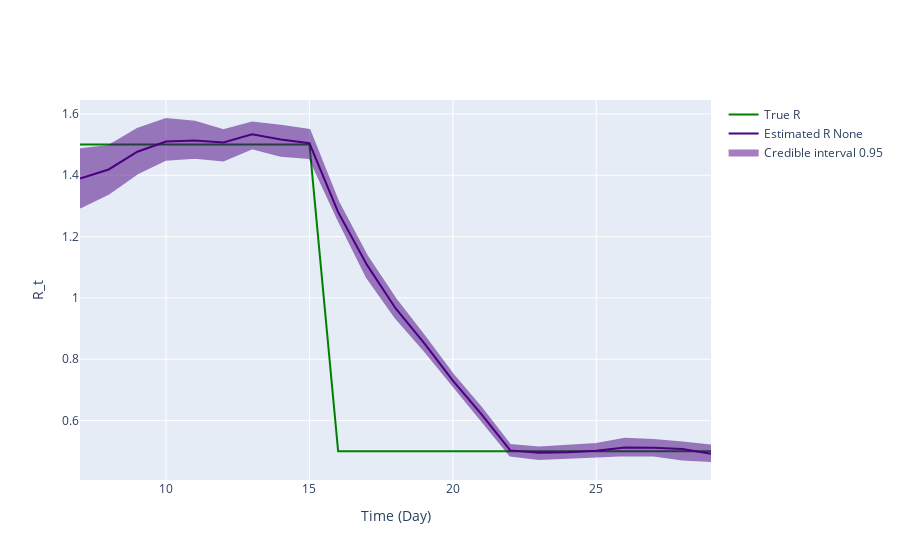

Notebook cell for this chart:
### Markdown cell above
## Inference plot using class method results

### Code cell
fig = ReproductionNumberPlot()

fig.add_ground_truth_rt(ground_truth)
fig.add_interval_rt(new_intervals)

fig.update_labels(time_label='Time (Day)', r_label='R_t')

fig.show_figure()

### Figure 1 — Plotly figure (JSON) as saved in the notebook; plotly's stock layout.template omitted (floating-point values rounded to 4 significant figures)
{"data": [{"line": {"color": "green"}, "mode": "lines", "name": "True R", "type": "scatter", "x": [7, 8, 9, 10, 11, 12, 13, 14, 15, 16, 17, 18, 19, 20, 21, 22, 23, 24, 25, 26, 27, 28, 29], "y": [1.5, 1.5, 1.5, 1.5, 1.5, 1.5, 1.5, 1.5, 1.5, 0.5, 0.5, 0.5, 0.5, 0.5, 0.5, 0.5, 0.5, 0.5, 0.5, 0.5, 0.5, 0.5, 0.5]}, {"line": {"color": "indigo"}, "mode": "lines", "name": "Estimated R None", "type": "scatter", "x": [7, 8, 9, 10, 11, 12, 13, 14, 15, 16, 17, 18, 19, 20, 21, 22, 23, 24, 25, 26, 27, 28, 29], "y": [1.39, 1.419, 1.477, 1.51, 1.514, 1.507, 1.534, 1.517, 1.504, 1.28, 1.108, 0.9662, 0.8523, 0.7304, 0.62, 0.5025, 0.495, 0.4966, 0.501, 0.5121, 0.511, 0.5072, 0.4917]}, {"fill": "toself", "fillcolor": "indigo", "line": {"color": "indigo"}, "mode": "lines", "name": "Credible interval 0.95", "opacity": 0.5, "showlegend": true, "type": "scatter", "x": [7, 8, 9, 10, 11, 12, 13, 14, 15, 16, 17, 18, 19, 20, 21, 22, 23, 24, 25, 26, 27, 28, 29, 29, 28, 27, 26, 25, 24, 23, 22, 21, 20, 19, 18, 17, 16, 15, 14, 13, 12, 11, 10, 9, 8, 7], "y": [1.485, 1.496, 1.551, 1.584, 1.575, 1.547, 1.572, 1.562, 1.548, 1.314, 1.137, 0.9969, 0.8762, 0.7504, 0.6407, 0.52, 0.5116, 0.5169, 0.5233, 0.5401, 0.5368, 0.5281, 0.5185, 0.4679, 0.4728, 0.4857, 0.4865, 0.4829, 0.4793, 0.4746, 0.4858, 0.601, 0.7124, 0.8291, 0.9357, 1.068, 1.255, 1.457, 1.463, 1.488, 1.448, 1.458, 1.451, 1.406, 1.34, 1.295]}], "layout": {"hovermode": "x unified", "xaxis": {"title": {"text": "Time (Day)"}}, "yaxis": {"title": {"text": "R_t"}}}}
